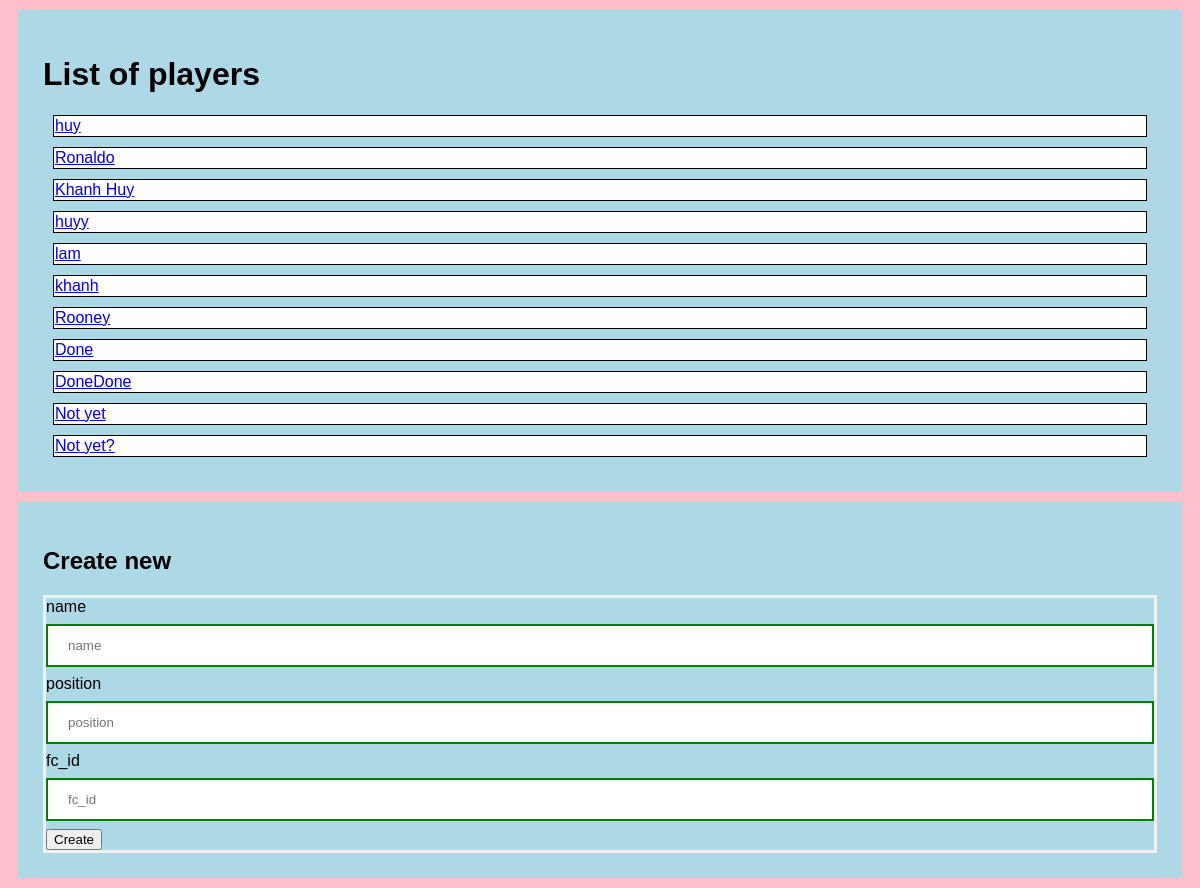
Screenshot of /players (signed in) with the database file from the repository.
### database/model.py (models this page shows)
class Player(Base):
    __tablename__ = "player"
    id = Column(Integer, primary_key=True)
    name = Column(String)
    position = Column(String)
    fc_id = Column(Integer)

### https/handler/player_bp.py (the view)
@player_bp.route('', methods=['GET', 'POST'])
def entity():
    if current_user.is_authenticated:
        if request.method == "POST":
            if not request.form["name"]:
                return "Missing player name", 400
            if not request.form["position"]:
                return "Missing player position", 400
            if not request.form["fc_id"]:
                return "Missing player fc_id", 400
            json_data = {
                "current_user_id": current_user.id,
                "name": request.form["name"],
                "position": request.form["position"],
                "fc_id": request.form["fc_id"]
            }
            new_player = player_service.create(json_data)
            return render_template("response.html", context=new_player)
        elif request.method == "GET":
            players = player_service.read_all()
            players["entity"] = "players"
            return render_template("entity.html", context=players)
    else:
        return jsonify({"HTTP Response": 204, "content": "U must login"})

### app.py (called while the page is built)
def init_app():
    app = Flask(__name__)
    app.config['SECRET_KEY'] = secret_key
    app.register_blueprint(api_bp, url_perfix="/api/v1")
    app.register_blueprint(ui_bp, url_prefix="")
    login_manager = LoginManager(app)
    login_manager.login_view = 'login'
    login_manager.login_message_category = 'info'
    @login_manager.user_loader
    def load_user(user_id):
        return Auth().loaded_user(user_id)
    app.run()

### database/db_config.py (called while the page is built)
    def __enter__(self):
        engine = create_engine(self.__connection_string)
        session_maker = sessionmaker()
        self.session = session_maker(bind=engine)
        return self

    def __exit__(self, exc_type, exc_val, exc_tb):
        self.session.close()  # pylint: disable=no-member

### entities/player.py (called while the page is built)
    def get_as_json(self):
        return {
                "id": self.id,
                "name": self.name,
                "position": self.position,
                "fc_id": self.fc_id
            }

### repository/player_repository.py (called while the page is built)
    @classmethod
    def select_all(cls) -> List[Player]:
        with DBConnectionHandler() as db_connection:
            try:
                datas = (
                    db_connection.session.query(PlayerModel).all()
                )
                json_datas = {}
                for data in datas:
                    json_datas[str(data.name)]=Player(data.id, data.name, data.position, data.fc_id).get_as_json()
                return json_datas
            except NoResultFound:
                return []
            except Exception as ex:
                db_connection.session.rollback()
                print(ex)
                raise
            finally:
                db_connection.session.close()

### repository/user_repository.py (called while the page is built)
    @classmethod
    def loaded_user(cls, id: int) -> UserModel:
        with DBConnectionHandler() as db_connection:
            try:
                data = None
                if id:
                    with DBConnectionHandler() as db_connection:
                        data = (
                            db_connection.session.query(UserModel)
                            .filter_by(id=id)
                            .one()
                        )
                return data
            except NoResultFound:
                return data
            except Exception as ex:
                db_connection.session.rollback()
                print(ex)
                raise
            finally:
                db_connection.session.close()

### service/auth.py (called while the page is built)
    def loaded_user(self, user_id):
        return self.user_repository.loaded_user(user_id)

### templates/entity.html (shortened to what this page needs)
<!DOCTYPE html>
<html>
    <head>
        <link rel="stylesheet" href="">
    </head>
    <body>
        <div class="container">
        {% if current_user.is_authenticated %}
            <h1>List of {{context["entity"]}} </h1>
            {% for row in context.keys() %}
                {% if row != "entity" %}
                    <div class="attr-container">
                        <a href='/{{context["entity"]}}/{{context[row]["id"]}}'>{{row}}</a>
                    </div>
                {% endif %}
            {% endfor %}
        {% else %}
            <p> You must login </p>
            <a href="/login">Login</a>
        {% endif %}
        </div>
        <div class="container">
            <h2>Create new</h2>
            <form action="/{{context['entity']}}", method="POST">
                {% for row in context[context|first] %}
                    {% if row != "id" %}
                        <label> {{row}} </label>
                        <input type="text" name="{{row}}" placeholder="{{row}}">
                    {% endif %}
                {% endfor %}
                <input type="submit" name="act" value="Create">
            </form>
        </div>
    </body>
</html>

### templates/entity.html (style rules this page uses)
Body { font-family: Calibri, Helvetica, sans-serif; background-color: pink; }
form { border: 3px solid #f1f1f1; }
input[type=text], input[type=password] { width: 100%; margin: 8px 0; padding: 12px 20px; display: inline-block; border: 2px solid green; box-sizing: border-box; }
.container { padding: 25px; background-color: lightblue; margin: 10px; }
.attr-container { padding: 1px; background-color: white; margin: 10px; border: 1px solid black; }

### rows the page displays
Player: name "huy"
Player: name "Ronaldo"
Player: name "Khanh Huy"
Player: name "huyy"
Player: name "lam"
Player: name "khanh"
Player: name "Rooney"
Player: name "Done"
Player: name "DoneDone"
Player: name "Not yet"
Player: name "Not yet?"

### other values shown
{{ context["entity"] }} "players"
{{ row }} "name" "position" "fc_id"
